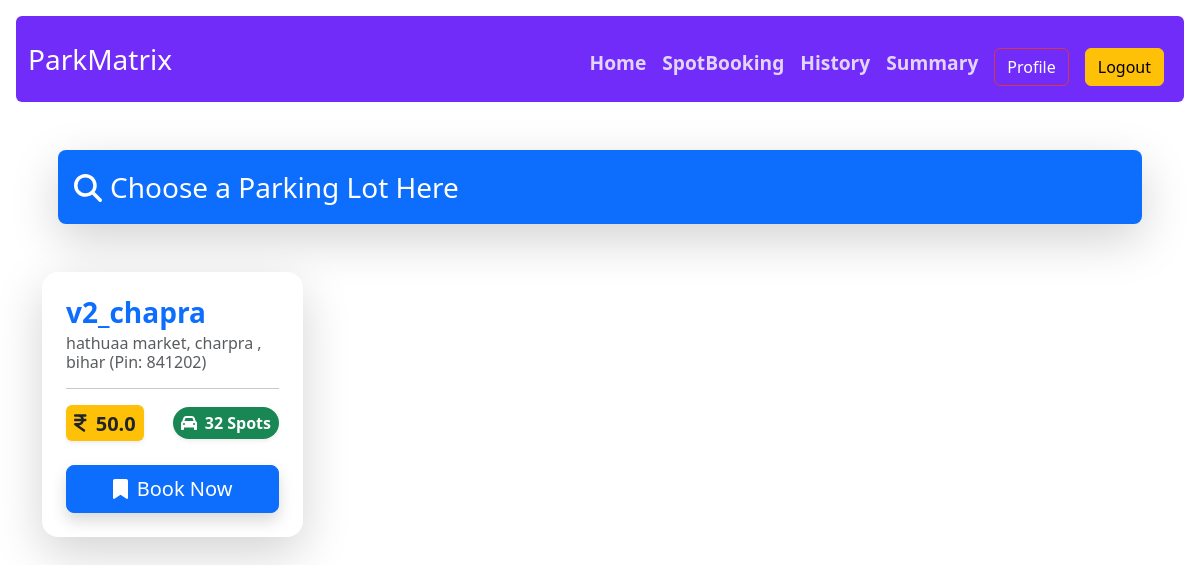
The page /spot_list (signed in) on the database its author committed.
### models.py (models this page shows)
class ParkingLot(db.Model):
    id = db.Column(db.Integer , primary_key = True)
    lot_name = db.Column(db.String(256), nullable = False )
    price = db.Column(db.Float, nullable = False)
    city = db.Column(db.String(64), nullable = False)
    pin_code = db.Column(db.String(32), nullable = False)
    available_parking_spots = db.Column(db.Integer, nullable = False)
    deleted_lot = db.Column(db.Boolean, nullable = False, default = False)
    parking_spot = db.relationship("ParkingSpot", backref="parking_lot", lazy=True, cascade="all,delete")

### routes.py (the view)
@app.route('/spot_list')
@auth_required
def spot_list():
    all_lots = ParkingLot.query.all()
    lots = []
    for lot in all_lots:
        unoccupied_spots_count = ParkingSpot.query.filter_by(occupied_status=False, lot_id=lot.id).count()
        occupied_spots_count = ParkingSpot.query.filter_by(occupied_status=True, lot_id=lot.id).count()
        lots.append({
            'id': lot.id,
            'lot_name': lot.lot_name,
            'city': lot.city,
            'pin_code': lot.pin_code,
            'available_parking_spots': unoccupied_spots_count,
            'occupied_spots_count': occupied_spots_count,
            'price': lot.price,
            'lot_object': lot
        })
    return render_template('spot_list.html', lots=lots)

### routes.py (called while the page is built)
@app.context_processor
def inject_user():
    user = None
    if 'user_id' in session:
        user = User.query.get(session['user_id'])
    return dict(user=user)

def auth_required(func):
    @wraps(func)
    def inner(*args, **kwargs):
        if 'user_id' in session:
            return func(*args, **kwargs)
        else:
            flash("Please log in first.")
            return redirect(url_for('login'))
    return inner

### templates/spot_list.html (shortened to what this page needs)
{% extends 'layout.html' %}
{% block content %}
<div class="container text-center mt-5">
  <div class="fs-3 text-start mx-3 bg-primary text-white p-3 rounded-3 mb-5 shadow-lg">
    <span><i class="fa fa-search me-2"></i>Choose a Parking Lot Here</span>
  </div>
  <div class="row row-cols-1 row-cols-sm-2 row-cols-md-3 row-cols-lg-4 g-4">
    {% if lots %}
    {% for lot in lots %}
    <div class="col">
      <div class="card h-100 border-0 shadow-lg rounded-4">
        <div class="card-body d-flex flex-column p-4">
          <div class="card-title text-start mb-3">
            <h5 class="fw-bold fs-3 text-primary mb-1">{{lot.lot_name}}</h5>
            <h6 class="text-muted mb-0">
              {{lot.city}} <span class="fw-light">(Pin: {{lot.pin_code}})</span>
            </h6>
          </div>
          <hr class="mt-0 mb-3" />
          <div class="d-flex justify-content-between align-items-center mb-4">
            <span class="badge bg-warning text-dark fs-5 p-2 shadow-sm">
              <i class="fas fa-inr me-1"></i> {{lot.price}}
            </span>
            {% if lot.available_parking_spots > 0 %}
            <span class="badge bg-success fs-6 p-2 rounded-pill shadow-sm">
              <i class="fas fa-car me-1"></i> {{lot.available_parking_spots}} Spots
            </span>
            {% else %}
            <span class="badge bg-danger fs-6 p-2 rounded-pill shadow-sm">
              <i class="fas fa-times-circle me-1"></i> Full
            </span>
            {% endif %}
          </div>
          <div class="mt-auto">
            <a href="{{ url_for('book_spot', lot_id = lot.id) }}" class="btn btn-primary btn-lg w-100 shadow">
              <i class="fas fa-bookmark me-1"></i> Book Now
            </a>
          </div>
        </div>
      </div>
    </div>
    {% endfor %}
  </div>
    {% else %}
        <div class="fs-3 text-center   p-3 rounded-3 mb-5 ">
    <span><i class="fa fa-star me-2 text-danger"></i>Lots Not Available</span>
  </div>
    {% endif %}
</div>
{% endblock %}

### rows shown on the page
ParkingLot: lot_name "v2_chapra", city "hathuaa market, charpra , bihar", pin_code "841202", price "50.0", available_parking_spots "32"
